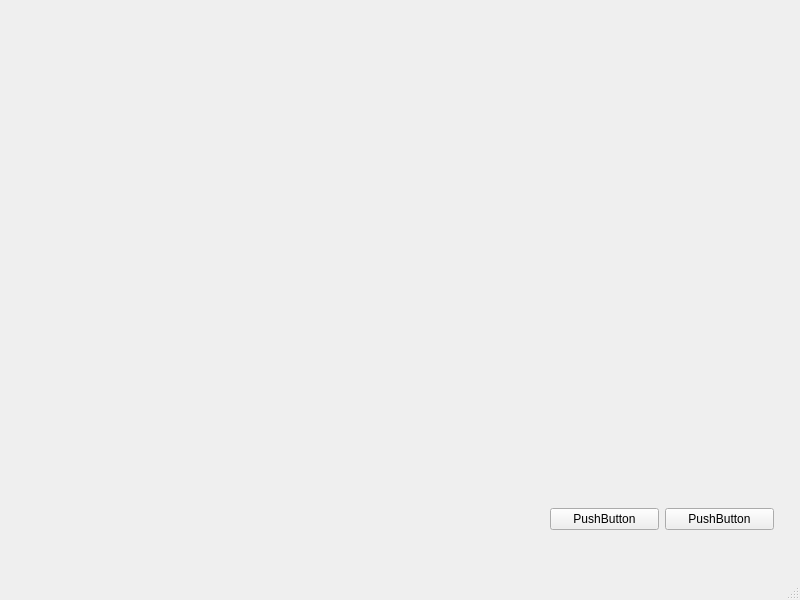
<?xml version="1.0" encoding="UTF-8"?>
<ui version="4.0">
 <class>MainWindow</class>
 <widget class="QMainWindow" name="MainWindow">
  <property name="geometry">
   <rect>
    <x>0</x>
    <y>0</y>
    <width>800</width>
    <height>600</height>
   </rect>
  </property>
  <property name="windowTitle">
   <string>MainWindow</string>
  </property>
  <widget class="QWidget" name="centralwidget">
   <widget class="QWidget" name="verticalLayoutWidget">
    <property name="geometry">
     <rect>
      <x>550</x>
      <y>450</y>
      <width>224</width>
      <height>80</height>
     </rect>
    </property>
    <layout class="QVBoxLayout" name="verticalLayout">
     <item>
      <spacer name="verticalSpacer">
       <property name="orientation">
        <enum>Qt::Vertical</enum>
       </property>
       <property name="sizeHint" stdset="0">
        <size>
         <width>20</width>
         <height>40</height>
        </size>
       </property>
      </spacer>
     </item>
     <item>
      <layout class="QHBoxLayout" name="horizontalLayout">
       <item>
        <widget class="QPushButton" name="pushButton">
         <property name="text">
          <string>PushButton</string>
         </property>
        </widget>
       </item>
       <item>
        <widget class="QPushButton" name="pushButton_2">
         <property name="text">
          <string>PushButton</string>
         </property>
        </widget>
       </item>
      </layout>
     </item>
    </layout>
   </widget>
  </widget>
  <widget class="QMenuBar" name="menubar">
   <property name="geometry">
    <rect>
     <x>0</x>
     <y>0</y>
     <width>800</width>
     <height>26</height>
    </rect>
   </property>
  </widget>
  <widget class="QStatusBar" name="statusbar"/>
 </widget>
 <resources/>
 <connections/>
</ui>
